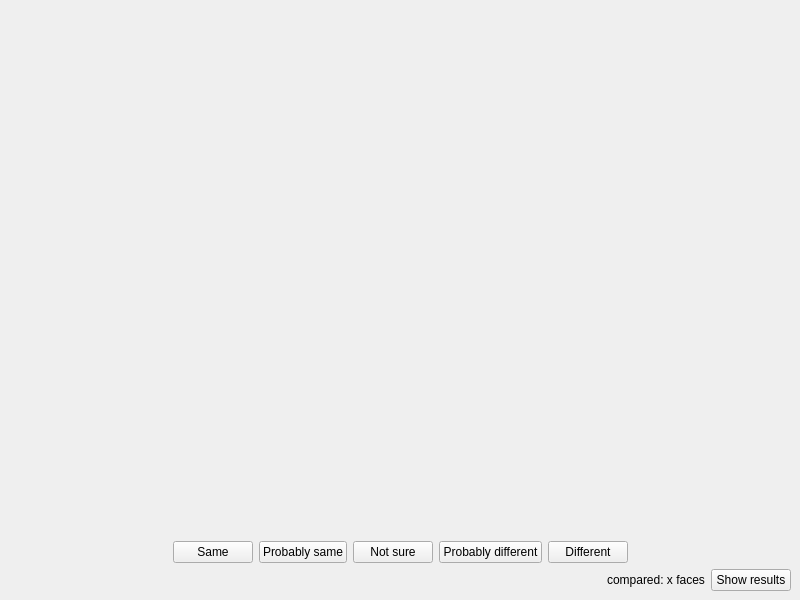
<?xml version="1.0" encoding="UTF-8"?>
<ui version="4.0">
 <class>WinHef</class>
 <widget class="QMainWindow" name="WinHef">
  <property name="geometry">
   <rect>
    <x>0</x>
    <y>0</y>
    <width>800</width>
    <height>600</height>
   </rect>
  </property>
  <property name="windowTitle">
   <string>Human Evaluation of FRGC (HEF)</string>
  </property>
  <widget class="QWidget" name="centralwidget">
   <layout class="QVBoxLayout" name="verticalLayout">
    <item>
     <layout class="QHBoxLayout" name="horizontalLayout">
      <item>
       <widget class="GLWidget" name="wdgFace1" native="true">
        <property name="sizePolicy">
         <sizepolicy hsizetype="Expanding" vsizetype="Expanding">
          <horstretch>0</horstretch>
          <verstretch>0</verstretch>
         </sizepolicy>
        </property>
       </widget>
      </item>
      <item>
       <widget class="GLWidget" name="wdgFace2" native="true">
        <property name="sizePolicy">
         <sizepolicy hsizetype="Expanding" vsizetype="Expanding">
          <horstretch>0</horstretch>
          <verstretch>0</verstretch>
         </sizepolicy>
        </property>
       </widget>
      </item>
     </layout>
    </item>
    <item>
     <layout class="QHBoxLayout" name="horizontalLayout_2">
      <item>
       <spacer name="horizontalSpacer">
        <property name="orientation">
         <enum>Qt::Horizontal</enum>
        </property>
        <property name="sizeHint" stdset="0">
         <size>
          <width>40</width>
          <height>20</height>
         </size>
        </property>
       </spacer>
      </item>
      <item>
       <widget class="QPushButton" name="btnDistance0">
        <property name="text">
         <string>Same</string>
        </property>
       </widget>
      </item>
      <item>
       <widget class="QPushButton" name="btnDistance25">
        <property name="text">
         <string>Probably same</string>
        </property>
       </widget>
      </item>
      <item>
       <widget class="QPushButton" name="btnDistance50">
        <property name="text">
         <string>Not sure</string>
        </property>
       </widget>
      </item>
      <item>
       <widget class="QPushButton" name="btnDistance75">
        <property name="text">
         <string>Probably different</string>
        </property>
       </widget>
      </item>
      <item>
       <widget class="QPushButton" name="btnDistance100">
        <property name="text">
         <string>Different</string>
        </property>
       </widget>
      </item>
      <item>
       <spacer name="horizontalSpacer_2">
        <property name="orientation">
         <enum>Qt::Horizontal</enum>
        </property>
        <property name="sizeHint" stdset="0">
         <size>
          <width>40</width>
          <height>20</height>
         </size>
        </property>
       </spacer>
      </item>
     </layout>
    </item>
    <item>
     <layout class="QHBoxLayout" name="horizontalLayout_3">
      <item>
       <spacer name="horizontalSpacer_3">
        <property name="orientation">
         <enum>Qt::Horizontal</enum>
        </property>
        <property name="sizeHint" stdset="0">
         <size>
          <width>40</width>
          <height>20</height>
         </size>
        </property>
       </spacer>
      </item>
      <item>
       <widget class="QLabel" name="label">
        <property name="text">
         <string>compared: x faces</string>
        </property>
       </widget>
      </item>
      <item>
       <widget class="QPushButton" name="btnEval">
        <property name="text">
         <string>Show results</string>
        </property>
       </widget>
      </item>
     </layout>
    </item>
   </layout>
  </widget>
 </widget>
 <customwidgets>
  <customwidget>
   <class>GLWidget</class>
   <extends>QWidget</extends>
   <header>facelib/glwidget.h</header>
   <container>1</container>
  </customwidget>
 </customwidgets>
 <resources/>
 <connections/>
</ui>
